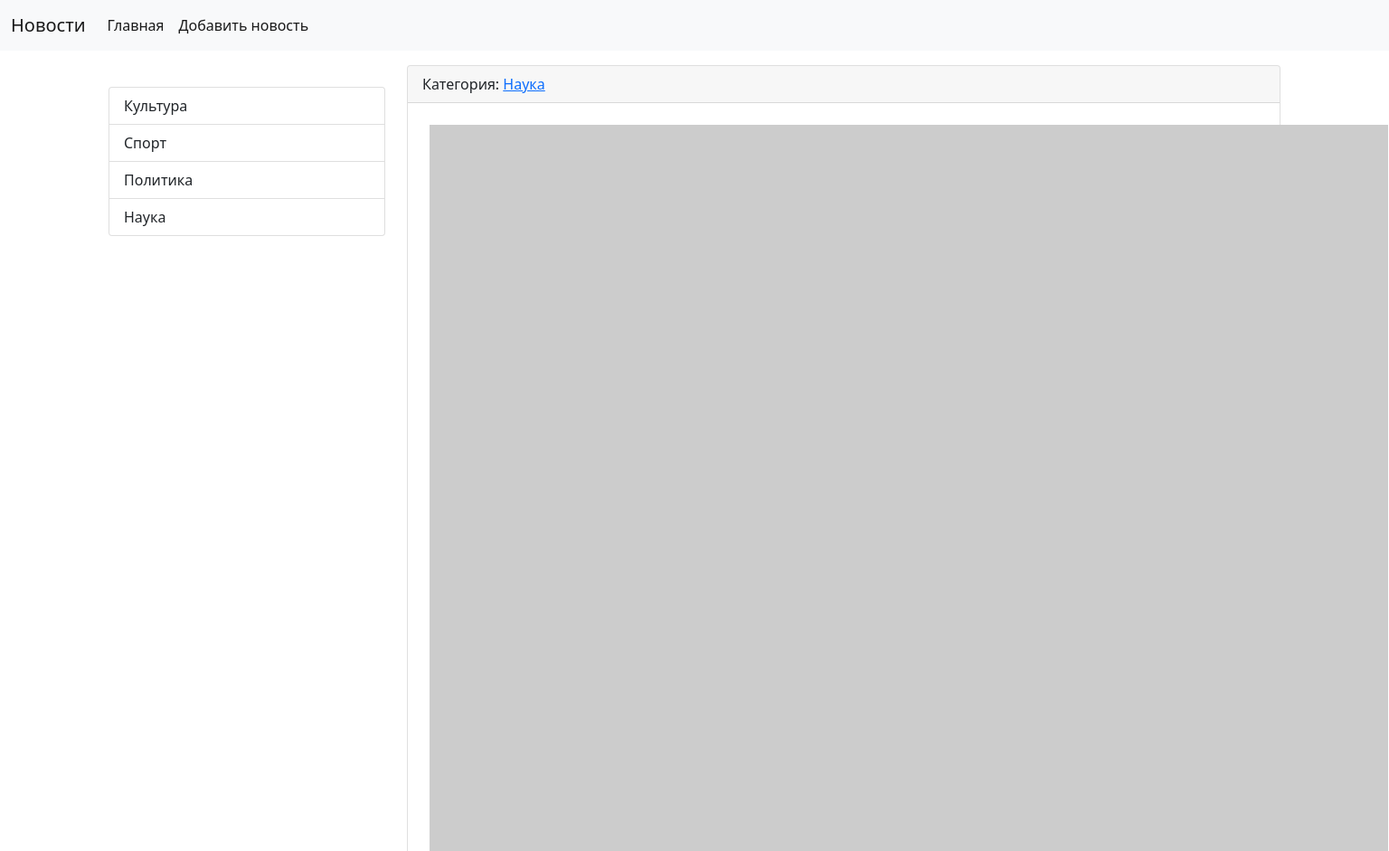
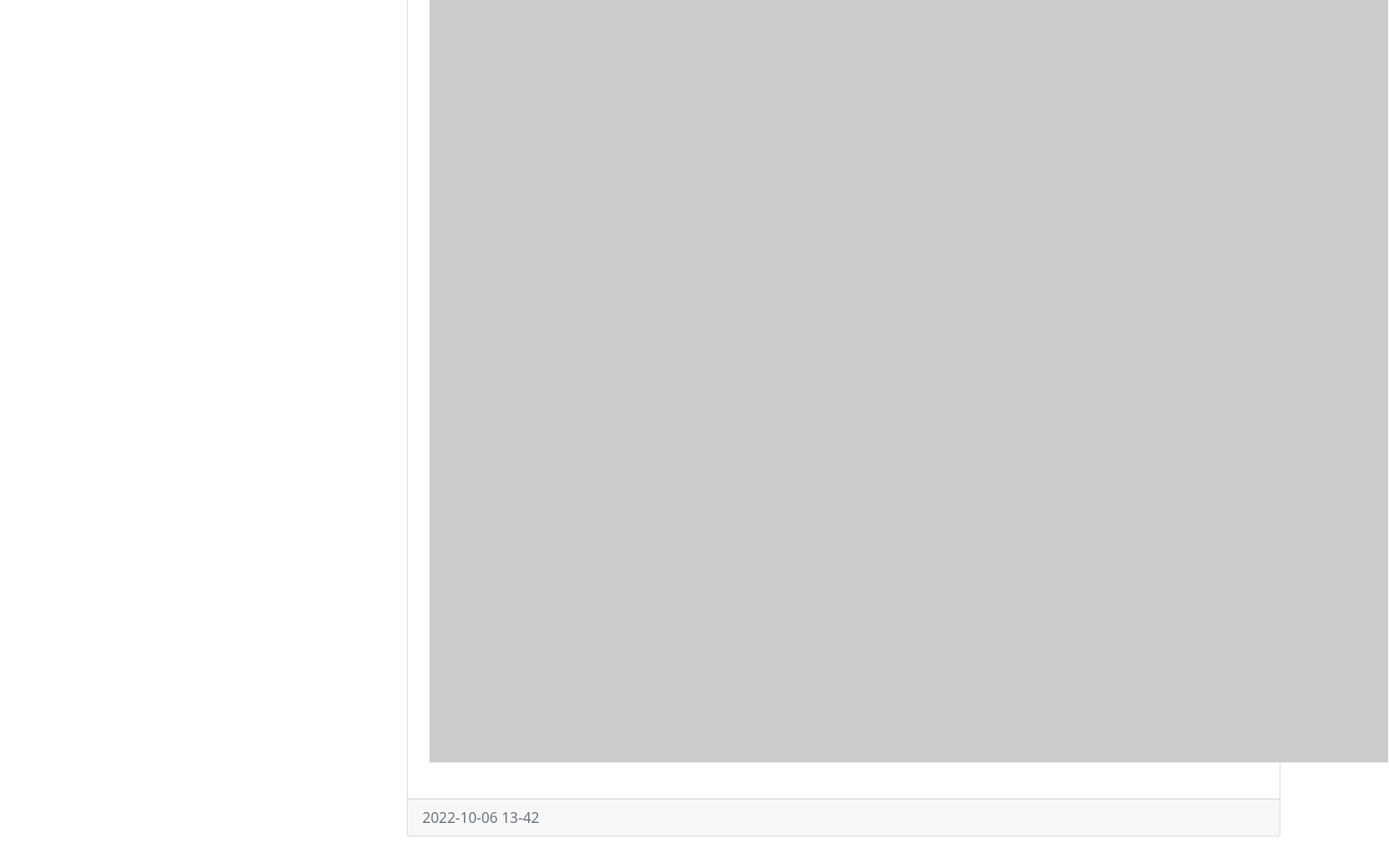
The app's page /category/4/ with its own data (2 pictures, top to bottom).
### news/models.py (models this page shows, shortened)
class Category(models.Model):
    title = models.CharField(max_length = 150, db_index = True, verbose_name = 'Наименование категории')
    def get_absolute_url(self):
        return reverse('category', kwargs = {"category_id":self.pk})
    def __str__(self) -> str:
        return self.title
    class Meta:
        verbose_name = 'Категория'
        verbose_name_plural = 'Категории'

class News(models.Model):
    title = models.CharField(max_length = 150, verbose_name = 'Наименование')
    content = models.TextField(blank = True, verbose_name = 'Контент')
    created_at = models.DateTimeField(auto_now_add = True, verbose_name = 'Дата создания')
    updated_at = models.DateTimeField(auto_now = True, verbose_name = 'Дата обновления')
    photo = models.ImageField(upload_to = 'photos/%Y/%m/%d/', verbose_name = 'Изображение', null = True, blank = True)
    is_published = models.BooleanField(default = True, verbose_name = 'Опубликовано')
    category = models.ForeignKey('Category', on_delete = models.PROTECT, null = True, verbose_name = 'Категория')
    def get_absolute_url(self):
        return reverse('view_news', kwargs = {"pk":self.pk})
    class Meta:
        verbose_name = 'Новость'
        verbose_name_plural = 'Новости'
        ordering = ['created_at']

### news/views.py (the view)
# urls.py: path('category/<int:category_id>/', NewsByCategory.as_view(), name='category'),
class NewsByCategory(ListView):
    model: Optional[Type[models.Model]] = News
    template_name: str = 'news/home_news_list.html'
    context_object_name: str = 'news'
    allow_empty: bool = False
    def get_context_data(self, **kwargs: Any) -> Dict[str, Any]:
        context: dict = super().get_context_data(**kwargs)
        context['title'] = Category.objects.get(pk=self.kwargs['category_id'])
        return context
    def get_queryset(self):
        return News.objects.filter(category_id = self.kwargs['category_id'], is_published = True)

### news/templatetags/news_tags.py (called while the page is built)
@register.inclusion_tag('news/list_categories.html')
def show_categories():
    categories = Category.objects.all()
    return {'categories':categories}

### news/templates/news/home_news_list.html (shortened to what this page needs)
{% extends 'base.html' %}
{% block sidebar %}
{% include 'inc/_sidebar.html' %}
{% endblock %}
{% block content %}
{% for item in news %}
<div class="card mb-3">
    <div class="card-header">
        Категория: <a href="{{ item.category.get_absolute_url }}">{{ item.category }}</a>
    </div>
    <div class="card-body">
        <div class="d-flex flex-row bd-highlight mb-3">
          {% if item.photo %}
          <img src="{{ item.photo.url }}" alt="..." width="350" class="p-2 bd-highlight">
          {% else %}
          <img src="https://picsum.photos/id/1060/350/235/?blur=2" alt="..." class="p-2 bd-highlight">
          {% endif %}
        </div>
      </div>
    <div class="card-footer text-muted">
        {{ item.created_at|date:"Y-m-d H-i"}}
    </div>
</div>
{% endfor %}
{% endblock %}

### news/templates/news/list_categories.html
<div class="list-group">
    {% for item in categories %}
    <a href="{{ item.get_absolute_url }}" class="list-group-item list-group-item-action">{{ item.title }}</a>
    {% endfor %}
</div>

### records on screen
Category: title "Культура"
Category: title "Спорт"
Category: title "Политика"
Category: title "Наука"
News: category "Наука", created_at "2022-10-06 13-42"
